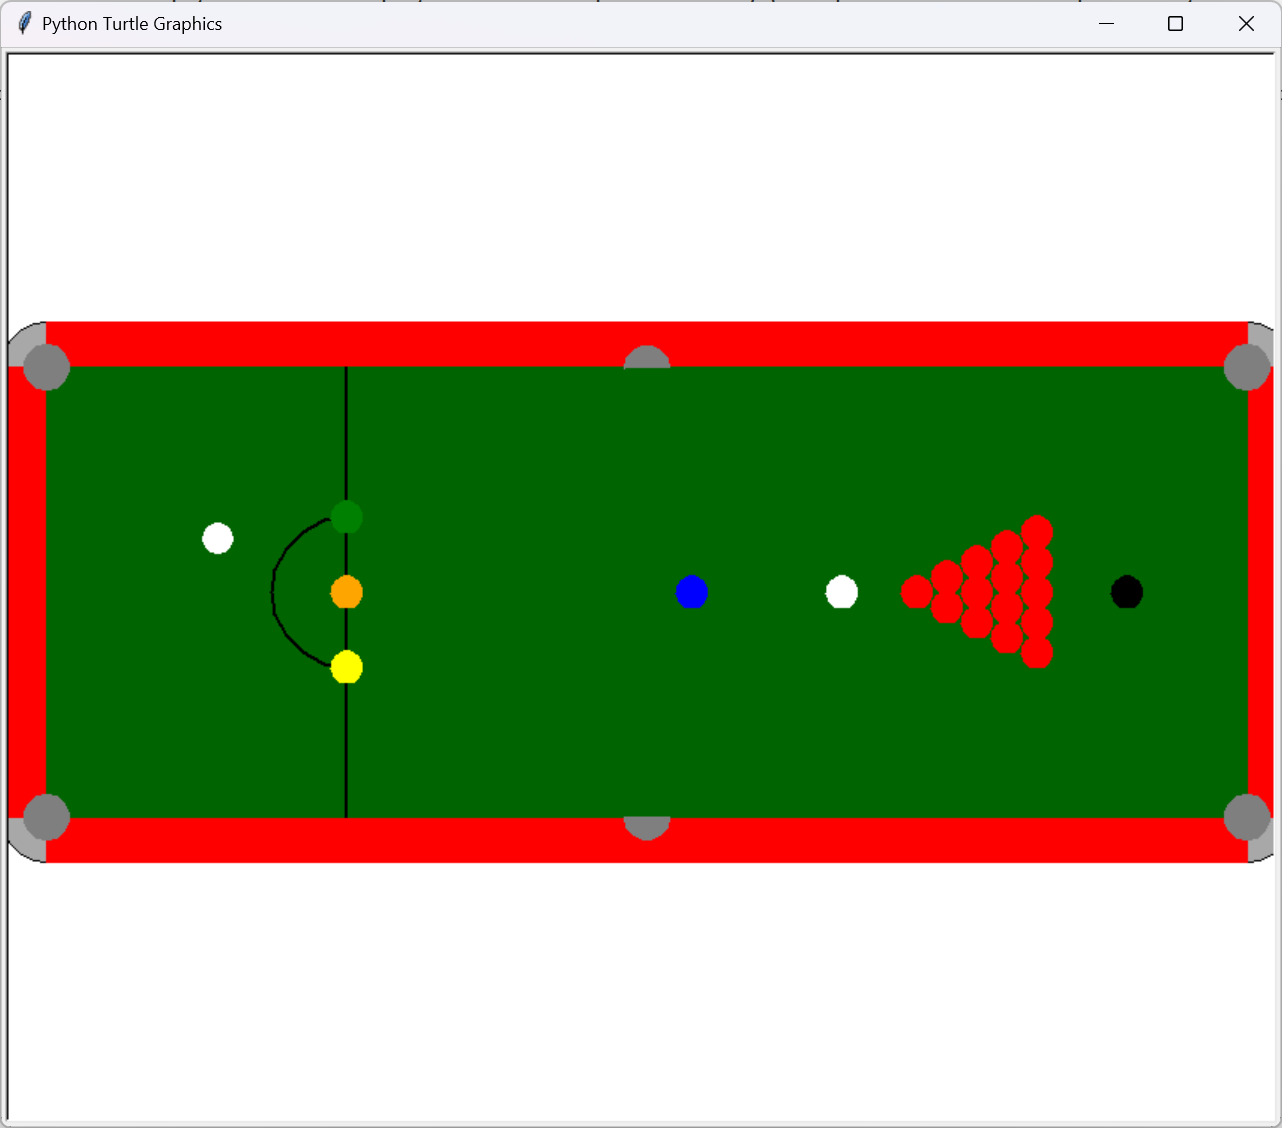

Reproduce this figure in Python.
import turtle as t
import time

def draw_circle(localx, localy, r, extent, framecolor, fillcolor,t = t):  # 初始x位置，初始y位置，半径，角度，边框颜色，填充颜色
    t.up()
    t.goto(localx, localy)
    t.color(framecolor)
    t.down()
    t.begin_fill()
    t.circle(r, extent)
    t.color(fillcolor)
    t.end_fill()
    t.seth(0)

def draw_juxing(frame_color,fill_color,localx,localy,len,wid,r):
    t.color(frame_color)
    t.seth(0)
    t.left(90)
    t.up()
    t.goto(localx,localy)
    t.down()
    t.begin_fill()
    t.forward(wid)
    t.circle(r,90)
    t.forward(len)
    t.circle(r,90)
    t.forward(wid)
    t.circle(r,90)
    t.forward(len)
    t.circle(r,90)
    t.color(fill_color)
    t.end_fill()
    t.seth(0)

def main():
    t.speed(0)
    t.hideturtle()
    draw_juxing('black','#a8a8a8',430,-150,800,300,30)
    draw_juxing('red', 'red', 430, -150, 30, 300, 0)
    draw_juxing('red', 'red', -400, -150, 30, 300, 0)
    draw_juxing('red', 'red', 400, 150, 800, 30, 0)
    draw_juxing('red', 'red', 400, -180, 800, 30, 0)
    draw_juxing('#006400', '#006400', 400, -150, 800, 300, 0)

    draw_circle(400,-165,15,360,'#7f7f7f','#7f7f7f')
    draw_circle(400, 135, 15, 360, '#7f7f7f', '#7f7f7f')
    draw_circle(-400, -165, 15, 360, '#7f7f7f', '#7f7f7f')
    draw_circle(-400, 135, 15, 360, '#7f7f7f', '#7f7f7f')
    t.seth(0)
    t.left(90)
    draw_circle(-15, 149, -15, 180, '#7f7f7f', '#7f7f7f')
    t.seth(0)
    t.right(90)
    draw_circle(15, -150, -15, 180, '#7f7f7f', '#7f7f7f')

    t.color('black')
    t.width(2)

    t.seth(0)
    t.right(90)
    t.up()
    t.goto(-200,150)
    t.down()
    t.forward(300)

    t.seth(0)
    t.up()
    t.goto(-200,-50)
    t.down()
    t.circle(50,-180)


    t.seth(0)

    draw_circle(-200, -10, 10, 360, 'orange', 'orange')
    draw_circle(-200, -60, 10, 360, 'yellow', 'yellow')
    draw_circle(-200, 40, 10, 360, '#008000', '#008000')
    draw_circle(30, -10, 10, 360, '#0000ff', '#0000ff')
    draw_circle(130, -10, 10, 360, 'white', 'white')
    draw_circle(320, -10, 10, 360, 'black', 'black')

    lx = 180
    ly = -10
    for i in range(1,6):
        y = ly
        for j in range(i):

            draw_circle(lx,y,10,360,'red','red')
            y+=20
        lx+=20
        ly-=10

    t2 = t.Turtle()
    t2.hideturtle()
    s = 0
    ti = 0.01
    while s != 150:
        t.tracer(0)
        draw_circle(-250-s, -10+s, 10, 360, 'white', 'white',t = t2)
        t.update()
        time.sleep(ti)
        t2.clear()
        s += 2
        ti += 0.0006




    t.mainloop()

if __name__ == '__main__':
    main()
